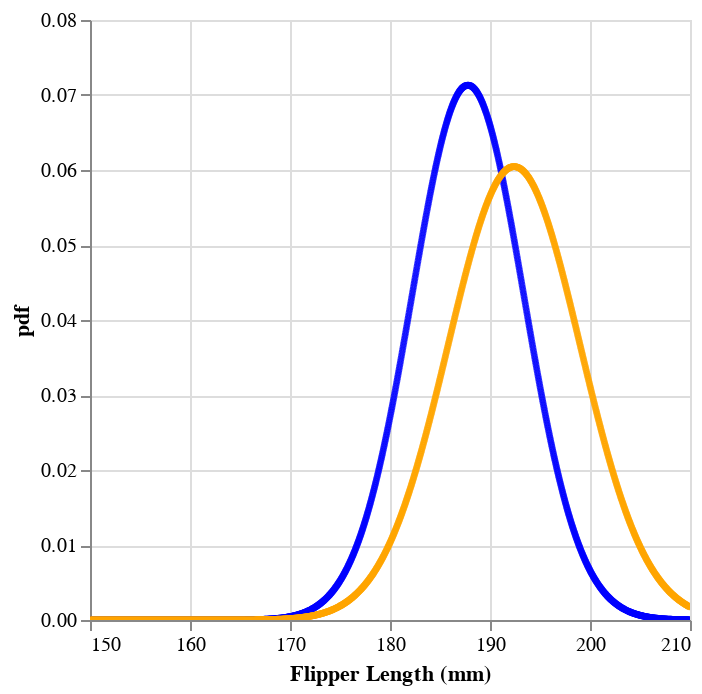

The notebook cell saved with this chart:
### Markdown cell above
## Question 2 (4 marks)

(a) For each sex separately, compute the sample mean and variance of flipper length. We model flipper length using a univariate normal distribution. Specifically, we suppose that flipper lengths of males follow a normal distribution $N(\mu_M, \sigma^2_M)$, and we fit the model to the data by setting the parameters $\mu_M$ and $\sigma^2_M$ equal to the sample mean and variance computed above. We do the same for the females. We plot the probability density functions of these two fitted models, with colours approximately matching the histograms from Question 1. We use `scipy.stats.norm.pdf` and any standard graphics package.

### Code cell
mean_flipper_F = adelie_df[adelie_df['sex'] == 'FEMALE']['flipper_length_mm'].mean()
var_flipper_F = adelie_df[adelie_df['sex'] == 'FEMALE']['flipper_length_mm'].var()

mean_flipper_M = adelie_df[adelie_df['sex'] == 'MALE']['flipper_length_mm'].mean()
var_flipper_M = adelie_df[adelie_df['sex'] == 'MALE']['flipper_length_mm'].var()


print(f'The Mean flipper length of Female Adelie is: {mean_flipper_F:.2f}; and similarly, the Female Variance is: {var_flipper_F:.2f}')
print(f'The Mean flipper length of Male Adelie is: {mean_flipper_M:.2f}; and similarly, the Male Variance is: {var_flipper_M:.2f}')

x1 = np.arange(150, 210, step=0.05)
y1 = stats.norm.pdf(x1, loc=mean_flipper_F, scale=var_flipper_F**0.5)
pdf_1 = pd.DataFrame(zip(x1,y1), columns=['flipper_length_mm', 'pdf'])
p1 = alt.Chart(pdf_1).mark_point(color = 'blue', size=2).encode(
    x = alt.X('flipper_length_mm', title = 'Flipper Length (mm)').scale(zero=False),
    y = alt.Y('pdf')
    
).interactive()

x2 = np.arange(150, 210, step=0.05)
y2 = stats.norm.pdf(x2, loc=mean_flipper_M, scale=var_flipper_M**0.5)
pdf_2 = pd.DataFrame(zip(x2,y2), columns=['flipper_length_mm', 'pdf'])
p2 = alt.Chart(pdf_2).mark_point(color = 'orange', size=2).encode(
    x = alt.X('flipper_length_mm', title = 'Flipper Length (mm)').scale(zero=False),
    y = alt.Y('pdf')
).interactive()

p1 + p2

### Figure 1 — Vega-Lite specification as saved in the notebook (floating-point values rounded to 4 significant figures; data arrays with more than 128 entries replaced by an {"elided": "..."} marker saying what was removed)
{"config": {"view": {"continuousWidth": 300, "continuousHeight": 300}}, "layer": [{"data": {"name": "data-47f78ae4e362ee444722b3f1da30d90d"}, "mark": {"type": "point", "color": "blue", "size": 2}, "encoding": {"x": {"field": "flipper_length_mm", "scale": {"zero": false}, "title": "Flipper Length (mm)", "type": "quantitative"}, "y": {"field": "pdf", "type": "quantitative"}}, "name": "view_3"}, {"data": {"name": "data-4adc9723119313c3f637993e41524421"}, "mark": {"type": "point", "color": "orange", "size": 2}, "encoding": {"x": {"field": "flipper_length_mm", "scale": {"zero": false}, "title": "Flipper Length (mm)", "type": "quantitative"}, "y": {"field": "pdf", "type": "quantitative"}}, "name": "view_4"}], "params": [{"name": "param_3", "select": {"type": "interval", "encodings": ["x", "y"]}, "bind": "scales", "views": ["view_3"]}, {"name": "param_4", "select": {"type": "interval", "encodings": ["x", "y"]}, "bind": "scales", "views": ["view_4"]}], "$schema": "https://vega.github.io/schema/vega-lite/v5.8.0.json", "datasets": {"data-47f78ae4e362ee444722b3f1da30d90d": {"elided": "1200 records"}, "data-4adc9723119313c3f637993e41524421": {"elided": "1200 records"}}}
